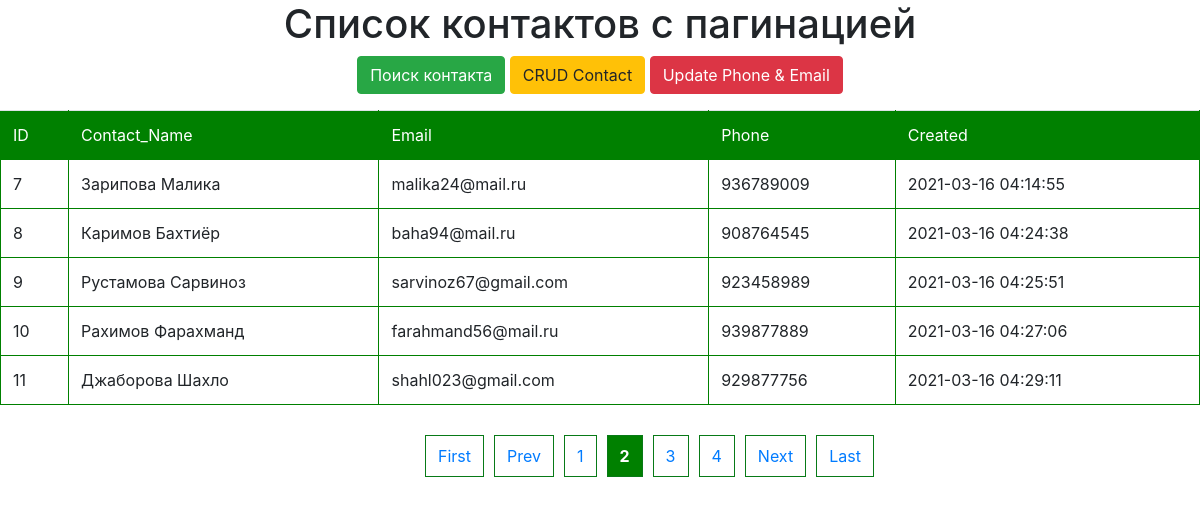
Screenshot of /?page=2 with the database file from the repository.
### tables this page shows
CREATE TABLE `contacts` (
  `id` int(11) NOT NULL,
  `c_name` varchar(127) NOT NULL,
  `picture` varchar(127) NOT NULL,
  `email` varchar(127) NOT NULL,
  `phone` varchar(127) NOT NULL,
  `created` datetime NOT NULL,
  `updated` datetime NOT NULL
);

### index.php (the view, shortened to what this page needs)
<?php
    $connect = mysqli_connect('localhost','root','','contact');
?>
<!DOCTYPE html>
<html lang="en">
<head>
    <link rel="stylesheet" href="styles/style.css">
    <link rel="stylesheet" href="styles/bootstrap.css">
</head>
<body>
    <h1 align="center">Список контактов с пагинацией</h1>
      <p align="center">
         <a href="search.php" class="btn btn-success">Поиск контакта</a>
         <a href="create_contact.php" class="btn btn-warning">CRUD Contact</a>
         <a href="create_contact_tel_email.php" class="btn btn-danger">Update Phone & Email</a>
      </p>
        <table class="table">
           <tr class="or">
                <td> ID </td>
                <td> Contact_Name </td>
                <td>Email </td>
                <td>Phone </td>
                <td>Created </td>
          </tr>
          <tr>
                <?php
                if (isset($_GET['page'])) {
                    $page = $_GET['page'];
                }
                else{
                    $page = 1;
                }
                if ($page == '' ||  $page == 1) {
                    $page1 = 0;
                }
                else{
                    $page1 = ($page*5)-5;
                }
                $sql = 'SELECT * FROM `contacts` ORDER BY id ASC LIMIT ' .$page1. ', 5 ';
                $data = $connect->query($sql);
                while($row = $data->fetch_assoc()){
                ?>
                    <td> <?php echo $row['id'] ?> </td>
                    <td> <?php echo $row['c_name'] ?> </td>
                    <td> <?php echo $row['email'] ?> </td>
                    <td> <?php echo $row['phone'] ?> </td>
                    <td> <?php echo $row['created'] ?> </td>
            </tr>
            <?php
                }
            ?>
        </table>
        <?php
         $sql = 'SELECT * FROM `contacts`';
         $data = $connect->query($sql);
         $records = $data->num_rows;
         $records_pages =  $records/5;
         $records_pages = ceil($records_pages);
         $prev = $page-1;
         $next = $page+1;
             echo '<div class="pagination">';
             if ($page >= 2) {
                echo '<li><a href="?page=1">First</a></li>';
             }
             if ($prev >= 1) {
                echo '<li><a href="?page='.$prev.'">Prev</a></li>';
             }
             if($records_pages >=2){
             for($r=1; $r <= $records_pages; $r++){
                 $active = $r == $page ? 'class="active"' : '';
                 echo '<li><a href="?page='.$r.'" '.$active.'>'.$r.'</a></li>';
               }
             }
             if ($next <= $records_pages && $records_pages >= 2) {
            echo '<li><a href="?page='.$next.'">Next</a></li>';
             }
             if($page != $records_pages && $records_pages >=2){
            echo '<li><a href="?page='.$records_pages.'">Last</a></li>';
              }
         echo '</div>';
        ?>
</body>
</html>

### styles/style.css (style rules this page uses)
h1 { text-align:center; }
div { margin-left:35%; }
.pagination { margin-top:30px; }
.pagination li { display:inline-block; margin: 0 5px; }
.pagination li a { display:inline-block; padding: 8px 12px; border:1px solid rgb(8, 122, 23); }
.pagination li a.active { font-weight:bold; background:green; color: #FFF; }
.or:first-child { background-color: green; color: #FFF; }
table, tr, td, thead { border: 1px solid green; border-collapse: collapse; padding: 5px; }

### rows the page displays
contacts: id "7", c_name "Зарипова Малика", email "malika24@mail.ru", phone "936789009", created "2021-03-16 04:14:55"
contacts: id "8", c_name "Каримов Бахтиёр", email "baha94@mail.ru", phone "908764545", created "2021-03-16 04:24:38"
contacts: id "9", c_name "Рустамова Сарвиноз", email "sarvinoz67@gmail.com", phone "923458989", created "2021-03-16 04:25:51"
contacts: id "10", c_name "Рахимов Фарахманд", email "farahmand56@mail.ru", phone "939877889", created "2021-03-16 04:27:06"
contacts: id "11", c_name "Джаборова Шахло", email "shahl023@gmail.com", phone "929877756", created "2021-03-16 04:29:11"
